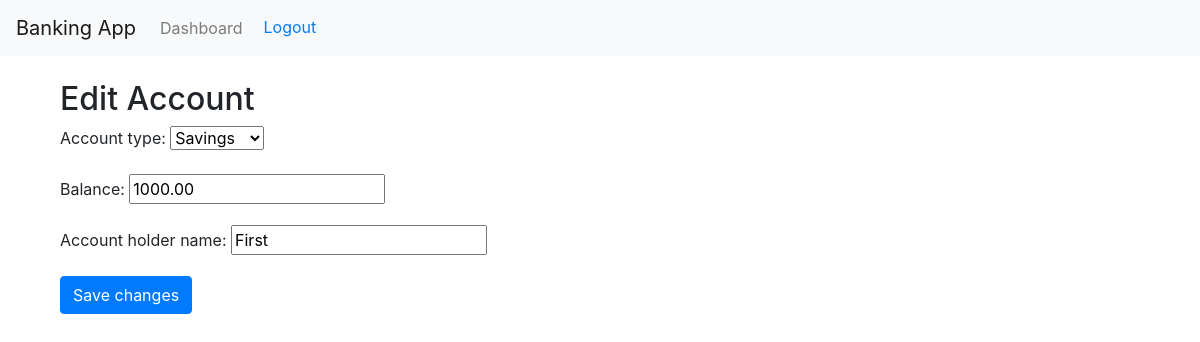
Page /banking/account/edit/1/ (signed in) on the committed database.
### banking/models.py (models this page shows, shortened)
class Account(models.Model):
    ACCOUNT_TYPES = (
        ('savings', 'Savings'),
        ('checking', 'Checking'),
    )
    user = models.ForeignKey(User, on_delete=models.CASCADE)
    account_number = models.CharField(max_length=20, unique=True, null=True, blank=True)  # Allow null initially
    account_holder_name = models.CharField(max_length=20, null=True, blank=True)  # Allow null initially
    account_type = models.CharField(max_length=10, choices=ACCOUNT_TYPES, null=True)
    balance = models.DecimalField(max_digits=10, decimal_places=2, default=0)
    created_at = models.DateTimeField(auto_now_add=True, null=True, blank=True)  # Allow null initially
    updated_at = models.DateTimeField(auto_now=True, null=True, blank=True)  # Allow null initially
    is_active = models.BooleanField(default=True)

### banking/views.py (the view)
# urls.py: path('account/edit/<int:account_id>/', views.edit_account, name='edit_account'),  # New URL pattern
@login_required
def edit_account(request, account_id):
    account = get_object_or_404(Account, id=account_id, user=request.user)
    if request.method == 'POST':
        form = AccountForm(request.POST, instance=account)
        if form.is_valid():
            form.save()
            return redirect('dashboard')
    else:
        form = AccountForm(instance=account)
    return render(request, 'banking/edit_account.html', {'form': form})

### banking/forms.py
class AccountForm(forms.ModelForm):
    class Meta:
        model = Account
        fields = ['account_type', 'balance', 'account_holder_name']

### banking/templates/banking/edit_account.html (shortened to what this page needs)
{% extends 'banking/base.html' %}
{% block content %}
<div class="container mt-4">
    <h2>Edit Account</h2>
    <form method="post">
        {{ form.as_p }}
        <button type="submit" class="btn btn-primary">Save changes</button>
    </form>
</div>
{% endblock %}

### rows in the picture
Account: account_type "Savings", balance "1000.00", account_holder_name "First"
